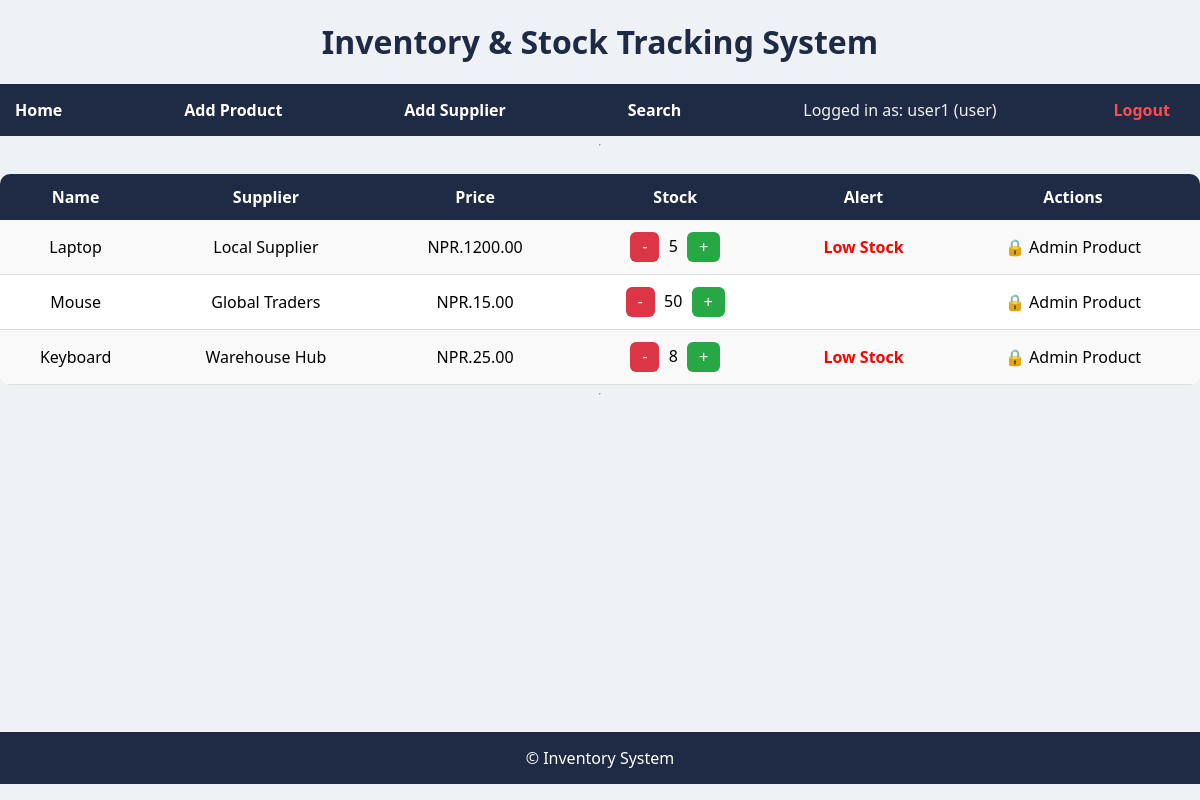
Page /index.php (signed in) on the committed database.
### tables this page shows
CREATE TABLE products (
    id INT AUTO_INCREMENT PRIMARY KEY,
    product_name VARCHAR(100) NOT NULL,
    supplier_id INT,
    price DECIMAL(10,2),
    stock INT,
    added_by INT,
    FOREIGN KEY (supplier_id) REFERENCES suppliers(id),
    FOREIGN KEY (added_by) REFERENCES users(id)
);

CREATE TABLE suppliers (
    id INT AUTO_INCREMENT PRIMARY KEY,
    name VARCHAR(100) NOT NULL,
    email VARCHAR(100),
    phone VARCHAR(50),
    location VARCHAR(100)
);

### includes/functions.php (called while the page is built)
<?php
function e($data) {
    return htmlspecialchars($data, ENT_QUOTES, 'UTF-8');
}
?>

### public/index.php (the view, shortened to what this page needs)
<?php
include("../config/db.php");
include("../includes/functions.php");
include("../includes/header.php");
$currentUserId = $_SESSION['user_id'];
$currentRole = $_SESSION['role'];
$result = $conn->query("
    SELECT products.*, suppliers.name AS supplier
    FROM products
    LEFT JOIN suppliers ON products.supplier_id = suppliers.id
");
?>
<table>
<tr>
    <th>Name</th>
    <th>Supplier</th>
    <th>Price</th>
    <th>Stock</th>
    <th>Alert</th>
    <th>Actions</th>
</tr>
<?php while($row = $result->fetch_assoc()): ?>
<tr>
    <td><?= e($row['product_name']) ?></td>
    <td><?= e($row['supplier']) ?></td>
    <td>NPR.<?= e($row['price']) ?></td>
    <td>
        <button class="btn-minus" onclick="updateStock(<?= $row['id'] ?>, -1)">-</button>
        <span id="stock-<?= $row['id'] ?>"><?= $row['stock'] ?></span>
        <button class="btn-plus" onclick="updateStock(<?= $row['id'] ?>, 1)">+</button>
    </td>
    <td>
        <?php if($row['stock'] < 10): ?>
            <span class="alert">Low Stock</span>
        <?php endif; ?>
    </td>
    <td>
        <?php if ($currentRole === 'admin' || $row['added_by'] == $currentUserId): ?>
            <a class="btn-edit" href="edit.php?id=<?= $row['id'] ?>">Edit</a>
            <a class="btn-delete" href="delete.php?id=<?= $row['id'] ?>"
               onclick="return confirm('Are you sure you want to delete this product?')">Delete</a>
        <?php else: ?>
            <span class="locked">🔒 Admin Product</span>
        <?php endif; ?>
    </td>
</tr>
<?php endwhile; ?>
</table>
<?php include("../includes/footer.php"); ?>

### assets/css/style.css (style rules this page uses)
* { box-sizing: border-box; }
body { margin: 0; font-family: 'Segoe UI', Arial, sans-serif; background: #eef1f6; display: flex; flex-direction: column; min-height: 100vh; }
table { width: 100%; background: white; border-collapse: collapse; margin-top: 20px; border-radius: 10px; overflow: hidden; }
th { background: #1f2a44; color: white; padding: 12px; }
td { padding: 12px; border-bottom: 1px solid #ddd; text-align: center; }
tr:nth-child(even) { background: #f9f9f9; }
.alert { color: red; font-weight: bold; }
button { padding: 10px 20px; border: none; background: #1f2a44; color: white; border-radius: 6px; cursor: pointer; }
.btn-plus, .btn-minus { padding: 6px 12px; margin: 0 5px; font-size: 16px; cursor: pointer; border: none; border-radius: 6px; color: white; }
.btn-plus { background-color: #28a745; }
.btn-minus { background-color: #dc3545; }

### rows in the picture
products: product_name "Laptop", supplier.name "Local Supplier", price "1200.00", stock "5", shows "Low Stock", shows "🔒 Admin Product"
products: product_name "Mouse", supplier.name "Global Traders", price "15.00", stock "50", shows "🔒 Admin Product"
products: product_name "Keyboard", supplier.name "Warehouse Hub", price "25.00", stock "8", shows "Low Stock", shows "🔒 Admin Product"

### other values in the picture
$_SESSION['user'] "user1"
$_SESSION['role'] "user"
